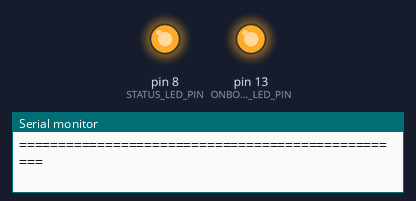
A sketch run on a simulated Arduino Uno, built with avr-gcc and run on an emulated ATmega328P. On the bench: output pins drawn as LEDs (lit = HIGH), the last lines printed to the serial monitor.

Above: at 0.25 s.
At 0.9 s:
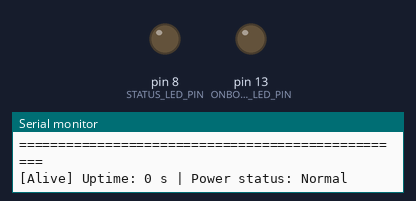
Timing chart, 0 to 3.2 s (numbered marks = the images above):
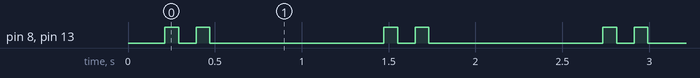

Measured:
- by itself, pin 8 (STATUS_LED_PIN), pin 13 (ONBOARD_LED_PIN): repeats every 1.3 s: LOW 0.10 s, HIGH 0.08 s, LOW 1.0 s, HIGH 0.08 s
- by itself, everything shown: repeats every 1.3 s, in 4 steps

The sketch:

power_indicator_test.ino
```cpp
/*
 * ==============================================================================
 * Project: StepCharge - Footstep Piezoelectric Energy Harvesting
 * Sketch: power_indicator_test.ino
 * Target Board: Arduino UNO R3 (ATmega328P)
 * Stage: Stage 7 - Battery 5V Power Output & Arduino Load Verification
 * Description:
 *   Verifies that the Arduino UNO is successfully powered by the 5V output
 *   from the DIY PowerBank module. It blinks an indicator LED on Pin D8
 *   (with a 200 Ohm series resistor) in a gentle breathing/heartbeat pattern.
 *
 * WIRING:
 *   PowerBank 5V Output  --> Arduino 5V pin (or USB Type-B plug)
 *   PowerBank GND        --> Arduino GND
 *   Arduino D8           --> 200 Ohm Resistor --> LED Anode (+)
 *   LED Cathode (-)      --> Arduino GND
 * ==============================================================================
 */

// --- PIN DEFINITIONS ---
const int STATUS_LED_PIN = 8;   // External LED with 200 Ohm resistor
const int ONBOARD_LED_PIN = 13; // Built-in LED

// --- TIMING PARAMETERS ---
const unsigned long HEARTBEAT_INTERVAL_MS = 1000;

void setup() {
  pinMode(STATUS_LED_PIN, OUTPUT);
  pinMode(ONBOARD_LED_PIN, OUTPUT);

  Serial.begin(115200);
  delay(200);

  Serial.println(F("=================================================="));
  Serial.println(F("Stage 7: Power Indicator & System Alive Test"));
  Serial.println(F("System is successfully powered via 5V Power Output!"));
  Serial.println(F("=================================================="));
}

void loop() {
  // Double-blink heartbeat pattern
  // First pulse
  digitalWrite(STATUS_LED_PIN, HIGH);
  digitalWrite(ONBOARD_LED_PIN, HIGH);
  delay(80);
  digitalWrite(STATUS_LED_PIN, LOW);
  digitalWrite(ONBOARD_LED_PIN, LOW);
  delay(100);

  // Second pulse
  digitalWrite(STATUS_LED_PIN, HIGH);
  digitalWrite(ONBOARD_LED_PIN, HIGH);
  delay(80);
  digitalWrite(STATUS_LED_PIN, LOW);
  digitalWrite(ONBOARD_LED_PIN, LOW);

  // Heartbeat log
  unsigned long uptimeSeconds = millis() / 1000;
  Serial.print(F("[Alive] Uptime: "));
  Serial.print(uptimeSeconds);
  Serial.println(F(" s | Power status: Normal"));

  // Pause between heartbeats
  delay(HEARTBEAT_INTERVAL_MS);
}
```
